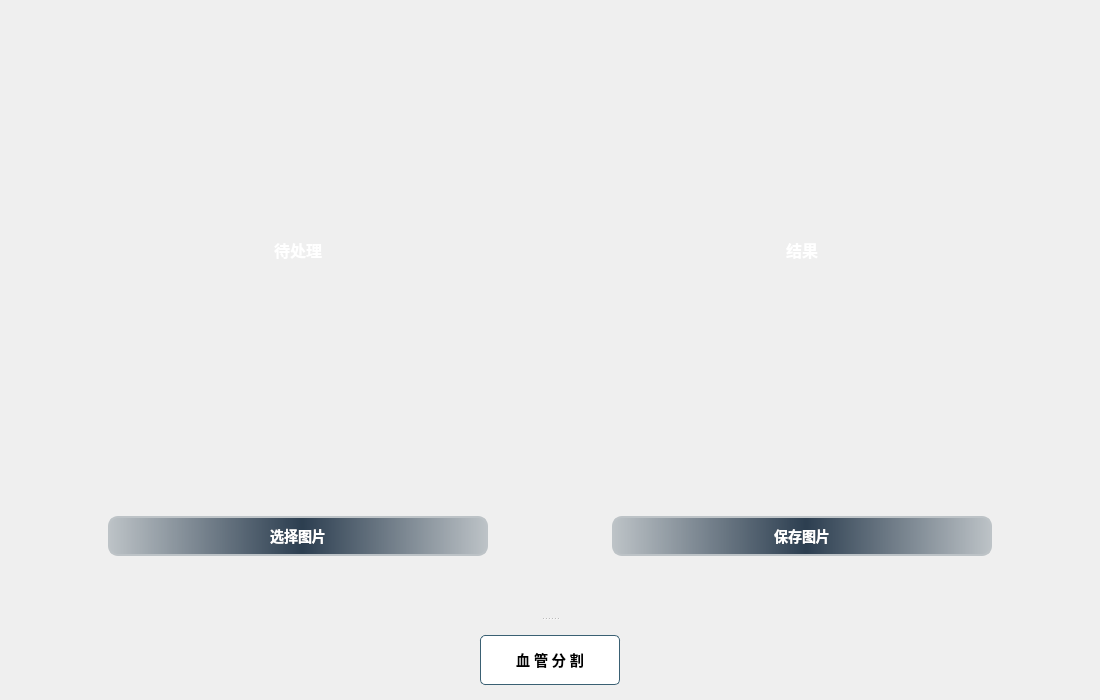
<?xml version="1.0" encoding="UTF-8"?>
<ui version="4.0">
 <class>Formwin4</class>
 <widget class="QWidget" name="Formwin4">
  <property name="geometry">
   <rect>
    <x>0</x>
    <y>0</y>
    <width>1100</width>
    <height>700</height>
   </rect>
  </property>
  <property name="minimumSize">
   <size>
    <width>1100</width>
    <height>700</height>
   </size>
  </property>
  <property name="maximumSize">
   <size>
    <width>1100</width>
    <height>700</height>
   </size>
  </property>
  <property name="windowTitle">
   <string>Form</string>
  </property>
  <widget class="QSplitter" name="splitter">
   <property name="geometry">
    <rect>
     <x>0</x>
     <y>0</y>
     <width>1100</width>
     <height>700</height>
    </rect>
   </property>
   <property name="minimumSize">
    <size>
     <width>1100</width>
     <height>700</height>
    </size>
   </property>
   <property name="orientation">
    <enum>Qt::Vertical</enum>
   </property>
   <widget class="QWidget" name="layoutWidget">
    <property name="minimumSize">
     <size>
      <width>500</width>
      <height>0</height>
     </size>
    </property>
    <layout class="QGridLayout" name="gridLayout">
     <item row="1" column="0">
      <widget class="QPushButton" name="pushButton_load">
       <property name="minimumSize">
        <size>
         <width>400</width>
         <height>60</height>
        </size>
       </property>
       <property name="maximumSize">
        <size>
         <width>400</width>
         <height>60</height>
        </size>
       </property>
       <property name="styleSheet">
        <string notr="true">QPushButton {
    background: qlineargradient(spread:pad, x1:0, y1:0, x2:1, y2:0, stop:0 #bdc3c7, stop:0.51 #2c3e50, stop:1 #bdc3c7);
    border: 2px solid #bdc3c7; /* 初始状态下的边框颜色 */
    padding: 10px 45px;
    border-radius: 10px;
    text-align: center;
    text-transform: uppercase;
    box-shadow: 0 0 20px #eee;
    display: block;
    margin: 10px;
    color: white; /* 文字颜色为白色 */
    transition: box-shadow 0.5s, background-position 0.5s, border-color 0.5s; /* 添加过渡效果 */
    background-size: 200% auto;
font-family: &quot;Arial&quot;; /* 添加字体族 */
    font-size: 14px; /* 添加字体大小 */
    font-weight: bold; /* 添加字体粗细 */
    font-style: normal; /* 添加字体风格 */
}

QPushButton:hover {
    background-position: 100% 0; /* 改变背景位置以实现渐变的滑动效果 */
    border-color: #2c3e50; /* 悬浮时边框颜色调整为渐变的中间颜色 */
    color: white; /* 鼠标悬浮时保持文字颜色为白色 */
    box-shadow: 0 4px 8px 0 rgba(0,0,0,0.2); /* 增加悬浮阴影效果 */
}

QPushButton:pressed, QPushButton:checked {
    /* 按下和选中时，你可以选择保持渐变效果或设置不同的样式 */
    background: qlineargradient(spread:pad, x1:0, y1:0, x2:1, y2:0, stop:0 #2c3e50, stop:1 #bdc3c7); /* 示例：反转渐变的方向 */
    color: white; /* 按下时保持文字颜色为白色 */
    border-color: #2c3e50; /* 按下时边框颜色调整为渐变的深色 */
}
</string>
       </property>
       <property name="text">
        <string>选择图片</string>
       </property>
      </widget>
     </item>
     <item row="0" column="1">
      <widget class="QLabel" name="label_jieguo">
       <property name="minimumSize">
        <size>
         <width>400</width>
         <height>400</height>
        </size>
       </property>
       <property name="maximumSize">
        <size>
         <width>400</width>
         <height>400</height>
        </size>
       </property>
       <property name="styleSheet">
        <string notr="true"/>
       </property>
       <property name="text">
        <string>&lt;html&gt;&lt;head/&gt;&lt;body&gt;&lt;p align=&quot;center&quot;&gt;&lt;span style=&quot; font-size:12pt; font-weight:600; color:#ffffff;&quot;&gt;结果&lt;/span&gt;&lt;/p&gt;&lt;/body&gt;&lt;/html&gt;</string>
       </property>
      </widget>
     </item>
     <item row="0" column="0">
      <widget class="QLabel" name="label_daichuli">
       <property name="minimumSize">
        <size>
         <width>400</width>
         <height>400</height>
        </size>
       </property>
       <property name="maximumSize">
        <size>
         <width>400</width>
         <height>400</height>
        </size>
       </property>
       <property name="styleSheet">
        <string notr="true"/>
       </property>
       <property name="text">
        <string>&lt;html&gt;&lt;head/&gt;&lt;body&gt;&lt;p align=&quot;center&quot;&gt;&lt;span style=&quot; font-size:12pt; font-weight:600; color:#ffffff;&quot;&gt;待处理&lt;/span&gt;&lt;/p&gt;&lt;/body&gt;&lt;/html&gt;</string>
       </property>
      </widget>
     </item>
     <item row="1" column="1">
      <widget class="QPushButton" name="pushButton_save">
       <property name="minimumSize">
        <size>
         <width>400</width>
         <height>60</height>
        </size>
       </property>
       <property name="maximumSize">
        <size>
         <width>400</width>
         <height>60</height>
        </size>
       </property>
       <property name="styleSheet">
        <string notr="true">QPushButton {
    background: qlineargradient(spread:pad, x1:0, y1:0, x2:1, y2:0, stop:0 #bdc3c7, stop:0.51 #2c3e50, stop:1 #bdc3c7);
    border: 2px solid #bdc3c7; /* 初始状态下的边框颜色 */
    padding: 10px 45px;
    border-radius: 10px;
    text-align: center;
    text-transform: uppercase;
    box-shadow: 0 0 20px #eee;
    display: block;
    margin: 10px;
    color: white; /* 文字颜色为白色 */
    transition: box-shadow 0.5s, background-position 0.5s, border-color 0.5s; /* 添加过渡效果 */
    background-size: 200% auto;
font-family: &quot;Arial&quot;; /* 添加字体族 */
    font-size: 14px; /* 添加字体大小 */
    font-weight: bold; /* 添加字体粗细 */
    font-style: normal; /* 添加字体风格 */
}

QPushButton:hover {
    background-position: 100% 0; /* 改变背景位置以实现渐变的滑动效果 */
    border-color: #2c3e50; /* 悬浮时边框颜色调整为渐变的中间颜色 */
    color: white; /* 鼠标悬浮时保持文字颜色为白色 */
    box-shadow: 0 4px 8px 0 rgba(0,0,0,0.2); /* 增加悬浮阴影效果 */
}

QPushButton:pressed, QPushButton:checked {
    /* 按下和选中时，你可以选择保持渐变效果或设置不同的样式 */
    background: qlineargradient(spread:pad, x1:0, y1:0, x2:1, y2:0, stop:0 #2c3e50, stop:1 #bdc3c7); /* 示例：反转渐变的方向 */
    color: white; /* 按下时保持文字颜色为白色 */
    border-color: #2c3e50; /* 按下时边框颜色调整为渐变的深色 */
}
</string>
       </property>
       <property name="text">
        <string>保存图片</string>
       </property>
      </widget>
     </item>
    </layout>
   </widget>
   <widget class="QWidget" name="layoutWidget">
    <property name="minimumSize">
     <size>
      <width>80</width>
      <height>50</height>
     </size>
    </property>
    <layout class="QHBoxLayout" name="horizontalLayout">
     <item>
      <widget class="QPushButton" name="pushButton_seg">
       <property name="minimumSize">
        <size>
         <width>150</width>
         <height>60</height>
        </size>
       </property>
       <property name="maximumSize">
        <size>
         <width>150</width>
         <height>60</height>
        </size>
       </property>
       <property name="styleSheet">
        <string notr="true">QPushButton {
    background-color: #FFFFFF; /* 白色背景 */
    color: #000000; /* 黑色文字 */
    padding: 5px;
    border-radius: 5px;
    border: 1px solid #3A6073; /* 边框颜色可以根据需要启用，此处保持注释状态 */
    text-align: center;
    text-transform: uppercase;
    transition: box-shadow 0.5s, color 0.5s; /* 添加颜色过渡效果 */
    box-shadow: 0 0 20px #eee; /* 提供轻微的阴影，增加层次感 */
    display: block;
    margin: 5px;
font-family: &quot;Arial&quot;; /* 添加字体族 */
    font-size: 14px; /* 添加字体大小 */
    font-weight: bold; /* 添加字体粗细 */
    font-style: normal; /* 添加字体风格 */
}

QPushButton:hover {
    background-color: #000000; /* 悬浮时背景色变为黑色 */
    color: #FFFFFF; /* 悬浮时字体颜色变为白色 */
    box-shadow: 0 4px 8px 0 rgba(0,0,0,0.2); /* 增加悬浮时的阴影效果 */
}

QPushButton:pressed, QPushButton:checked {
    background-color: #616161; /* 按下时背景色变为深灰色 */
    border: 1px solid #434343; /* 按下时边框颜色调整为深灰 */
    color: #FFFFFF; /* 按下时字体颜色保持为白色 */
}

#button3 {
    border-radius: 50px; /* 特定按钮的圆角 */
}
</string>
       </property>
       <property name="text">
        <string>血 管 分 割</string>
       </property>
      </widget>
     </item>
    </layout>
   </widget>
  </widget>
 </widget>
 <resources/>
 <connections/>
</ui>
